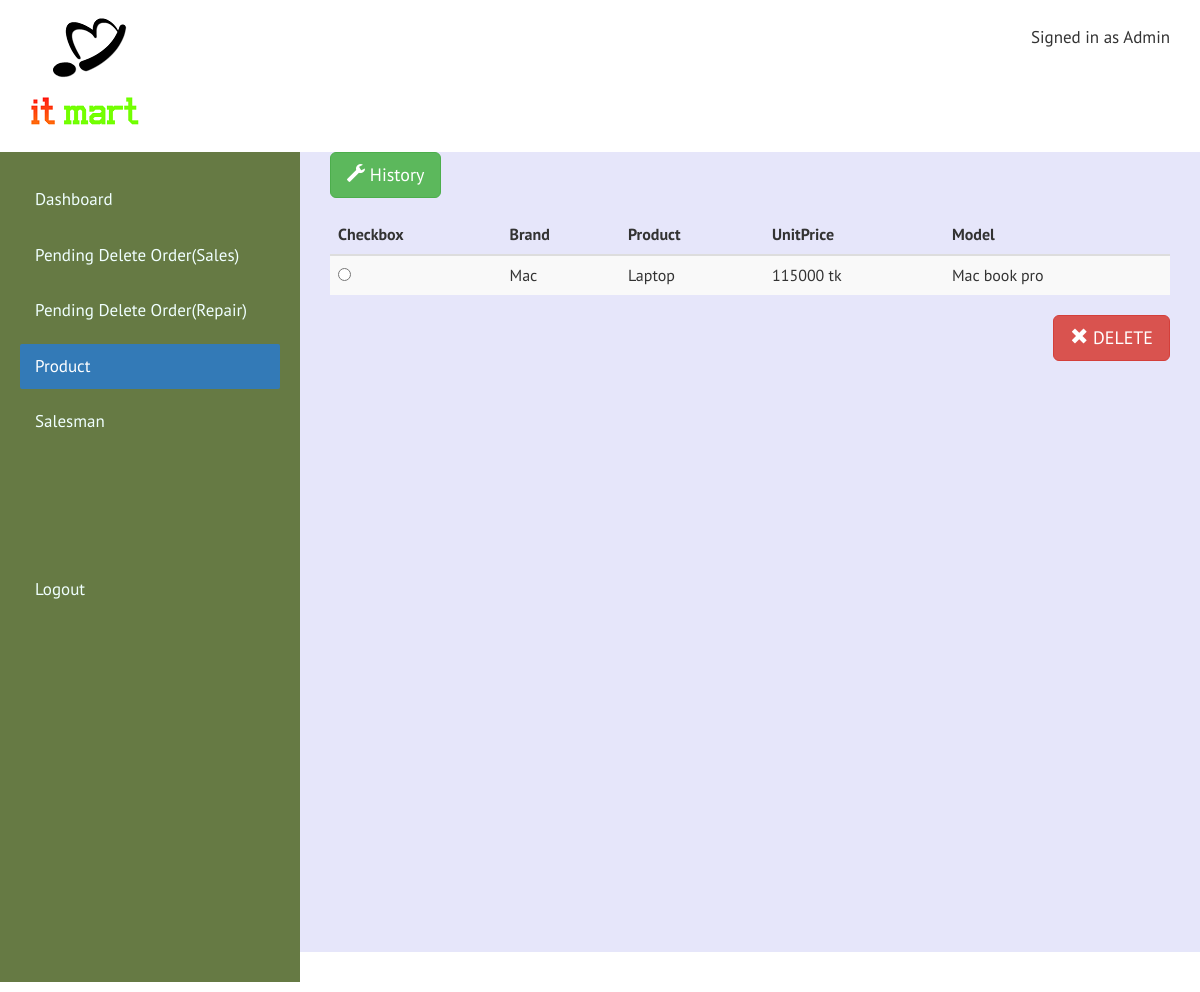
Screenshot of /Admin-portion/product.php (signed in) with the database file from the repository.
### tables this page shows
CREATE TABLE IF NOT EXISTS `product` (
  `P_id` int(10) NOT NULL,
  `P_name` varchar(30) NOT NULL,
  `Cat_id` int(10) NOT NULL,
  `P_piece` int(15) NOT NULL,
  `P_unitprice` int(10) NOT NULL,
  `P_model` varchar(15) NOT NULL,
  `D_id` int(15) NOT NULL,
  `status` varchar(10) NOT NULL
);

CREATE TABLE IF NOT EXISTS `categories` (
  `Cat_id` int(10) NOT NULL,
  `Cat_name` varchar(15) NOT NULL,
  `D_id` int(15) NOT NULL
);

### Admin-portion/product.php (the view, shortened to what this page needs)
<?php
    $result = mysql_query("SELECT project.`categories`.`Cat_name`,project.`product`.`P_name`,`P_piece`,`P_unitprice`,`P_model` FROM project.`categories` INNER JOIN project.`product`ON project.`categories`.`Cat_id`=project.`product`.`Cat_id`WHERE project.`product`.`D_id`='1' AND project.`product`.`status`='pending'  ");
?>
<html lang="en">
<head>
  <link rel="stylesheet" href="http://maxcdn.bootstrapcdn.com/bootstrap/3.3.5/css/bootstrap.min.css">
    <link href="bootstrap.min.css" rel="stylesheet">
    <link href="admi.css" rel="stylesheet">
</head>
<body >
    <div class="row header container-fluid">
        <div class="col-md-3">
            <img src="logo.png" alt="IT_MART">
        </div>
         <div class="col-md-9">
             <p class="navbar-text">Signed in as Admin
             </p>
            </div>
    </div>
    <div class="container-fluid row section">
            <div class ="col-md-3 sidebar">
             <ul class="nav nav-pills nav-stacked">
                 <li role="presentation" ><a href="admino.php">Dashboard
                      </a></li>
                 <li role="presentation" ><a href="porder.php">Pending Delete Order(Sales)</a></li>
                  <li role="presentation"><a href="prorder.php">Pending Delete Order(Repair)</a></li>
                 <li role="presentation" class="active" ><a href="product.php">Product</a></li>
                   <li role="presentation" ><a href="salesman.php">Salesman</a></li><br><br><br><br>
                   <li role="presentation" ><a href="logout.php">Logout</a></li>
            </ul>
        </div>
        <div class="col-md-9 content" >
                   <div class="col-md-12 content">
                        <form role="form" action="producthistory.php" method="POST">
                         <button type="submit" class="btn btn-success btn-lg" >
                    <span class="glyphicon glyphicon-wrench" ></span>
                             History</button></form>
                     <table class="table table-striped">
    <thead>
      <tr >
         <th>Checkbox</th>
            <th>Brand</th>
            <th>Product</th>
            <th>UnitPrice</th>
             <th>Model</th>
      </tr>
    </thead>
    <tbody>
        <form action="deleteproduct.php" method="post">
    <?php
            while($row=mysql_fetch_array($result,MYSQL_NUM)){
                echo "<tr>";
            echo "<td><input type=\"radio\" name=\"select[]\" value=\"$row[1]-$row[4]+\" id=\"checkbox\"></td>";
           echo "<td>" .$row[1]."</td>";
              echo "<td>" .$row[0]. "</td>";
            echo "<td>" .$row[3]." tk"."</td>";
      echo "<td>" .$row[4]."</td>";
              echo "</tr>";
              }
?>
    </tbody>
  </table>
              <button type="submit" class="btn btn-danger btn-lg" id="p">
                    <span class="glyphicon glyphicon-remove" ></span>
                        DELETE</button>
</div>
      </div>
    </div>
</body>
</html>

### Admin-portion/admi.css (style rules this page uses)
body { font-family: 'PT Sans', sans-serif; font-size: 17px; line-height: 1.5; }
.sidebar { background: #667A44; padding: 0px; }
.content { background: #E6E6FA; min-height: 600px; }
.header>div.col-md-9>.navbar-text { float: right; font-size: 17px; line-height: 25px; }
#p { float: right; margin-top: 0px; }
.header { padding-bottom: 10px; padding-top: 0px; }
.sidebar>ul { margin: 15px 20px; height: 100%; }
.sidebar>ul>li { margin: 10px 0px; }
.row { margin-top: 10px; margin-bottom: 10px; }
.nav>li a { -webkit-transition: 0.4s; -os-transition:0.4s; transition: 0.4s; color: azure; }
.content { height: 100%; min-height: 600px; }
.nav-pills>li>a { border-radius: 2px; }

### rows the page displays
product: P_name "Mac", Cat.Cat_name "Laptop", P_unitprice "115000", P_model "Mac book pro"
